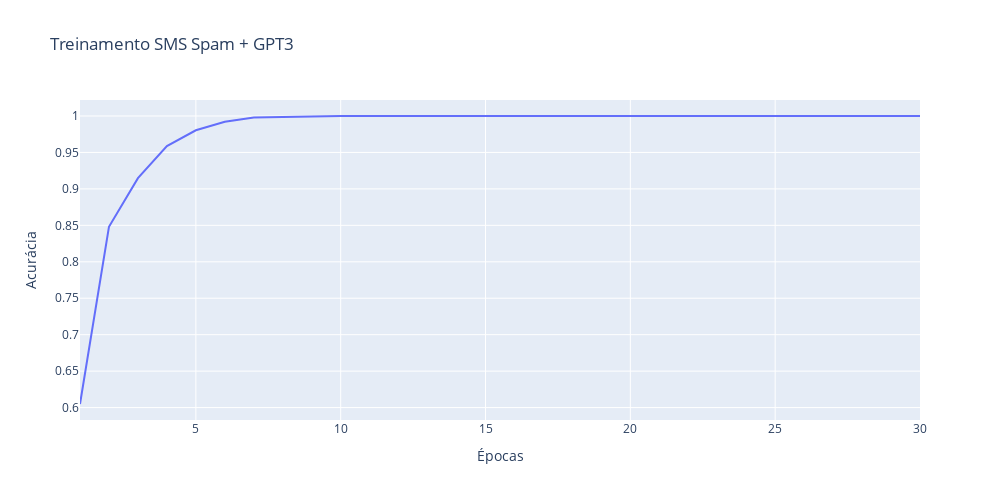

The notebook cell saved with this chart:
### Code cell
epocas = [range(1, 31)] # Número de épocas utilizadas + 1

fig = px.line(x = epocas, y = train_acc_c, title='Treinamento SMS Spam + GPT3')
fig.update_yaxes(title='Acurácia')
fig.update_xaxes(title='Épocas')
fig.update_layout(showlegend=False, autosize=False, width=1000, height=500)
fig.show()

### Figure 1 — Plotly figure (JSON) as saved in the notebook; plotly's stock layout.template omitted (floating-point values rounded to 4 significant figures)
{"data": [{"hovertemplate": "variable=wide_variable_0<br>value=%{x}<br>y=%{y}<extra></extra>", "legendgroup": "wide_variable_0", "line": {"color": "#636efa", "dash": "solid"}, "marker": {"symbol": "circle"}, "mode": "lines", "name": "wide_variable_0", "orientation": "v", "showlegend": true, "type": "scatter", "x": [1, 2, 3, 4, 5, 6, 7, 8, 9, 10, 11, 12, 13, 14, 15, 16, 17, 18, 19, 20, 21, 22, 23, 24, 25, 26, 27, 28, 29, 30], "xaxis": "x", "y": [0.6049, 0.848, 0.9147, 0.9588, 0.9804, 0.9922, 0.998, 0.999, 1, 1, 1, 1, 1, 1, 1, 1, 1, 1, 1, 1, 1, 1, 1, 1, 1, 1, 1, 1, 1, 1], "yaxis": "y"}], "layout": {"autosize": false, "height": 500, "legend": {"title": {"text": "variable"}, "tracegroupgap": 0}, "showlegend": false, "title": {"text": "Treinamento SMS Spam + GPT3"}, "width": 1000, "xaxis": {"anchor": "y", "domain": [0, 1], "title": {"text": "Épocas"}}, "yaxis": {"anchor": "x", "domain": [0, 1], "title": {"text": "Acurácia"}}}}
